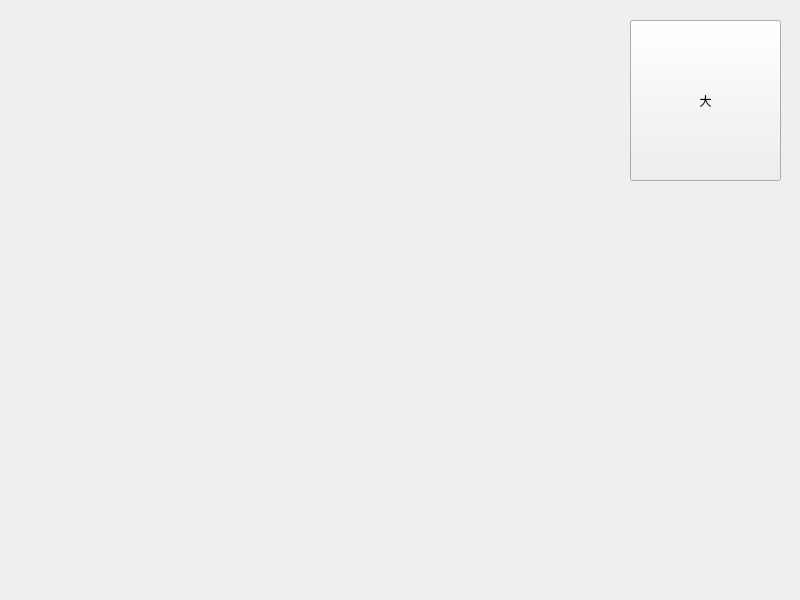
<?xml version="1.0" encoding="UTF-8"?>
<ui version="4.0">
 <class>miniRoomScreen</class>
 <widget class="QMainWindow" name="miniRoomScreen">
  <property name="geometry">
   <rect>
    <x>0</x>
    <y>0</y>
    <width>800</width>
    <height>600</height>
   </rect>
  </property>
  <property name="minimumSize">
   <size>
    <width>800</width>
    <height>600</height>
   </size>
  </property>
  <property name="maximumSize">
   <size>
    <width>800</width>
    <height>600</height>
   </size>
  </property>
  <property name="windowTitle">
   <string>MainWindow</string>
  </property>
  <widget class="QWidget" name="centralwidget">
   <widget class="QLabel" name="insideRoomLabel">
    <property name="geometry">
     <rect>
      <x>0</x>
      <y>0</y>
      <width>800</width>
      <height>600</height>
     </rect>
    </property>
    <property name="text">
     <string/>
    </property>
    <property name="pixmap">
     <pixmap resource="../files.qrc">:/image/images/backgrounds/inside.jpg</pixmap>
    </property>
   </widget>
   <widget class="QFrame" name="blackFrame">
    <property name="enabled">
     <bool>true</bool>
    </property>
    <property name="geometry">
     <rect>
      <x>0</x>
      <y>0</y>
      <width>800</width>
      <height>600</height>
     </rect>
    </property>
    <property name="styleSheet">
     <string notr="true">QFrame {
	background-color: rgba(0, 0, 0, 0);
}</string>
    </property>
    <property name="frameShape">
     <enum>QFrame::StyledPanel</enum>
    </property>
    <property name="frameShadow">
     <enum>QFrame::Raised</enum>
    </property>
    <widget class="QLabel" name="osanaLabel">
     <property name="geometry">
      <rect>
       <x>90</x>
       <y>40</y>
       <width>600</width>
       <height>800</height>
      </rect>
     </property>
     <property name="text">
      <string/>
     </property>
     <property name="pixmap">
      <pixmap resource="../files.qrc">:/image/images/character/figure1.png</pixmap>
     </property>
     <property name="scaledContents">
      <bool>true</bool>
     </property>
    </widget>
    <widget class="QPushButton" name="bigButton">
     <property name="geometry">
      <rect>
       <x>630</x>
       <y>20</y>
       <width>151</width>
       <height>161</height>
      </rect>
     </property>
     <property name="text">
      <string>大</string>
     </property>
    </widget>
   </widget>
  </widget>
 </widget>
 <resources>
  <include location="../files.qrc"/>
 </resources>
 <connections/>
</ui>
